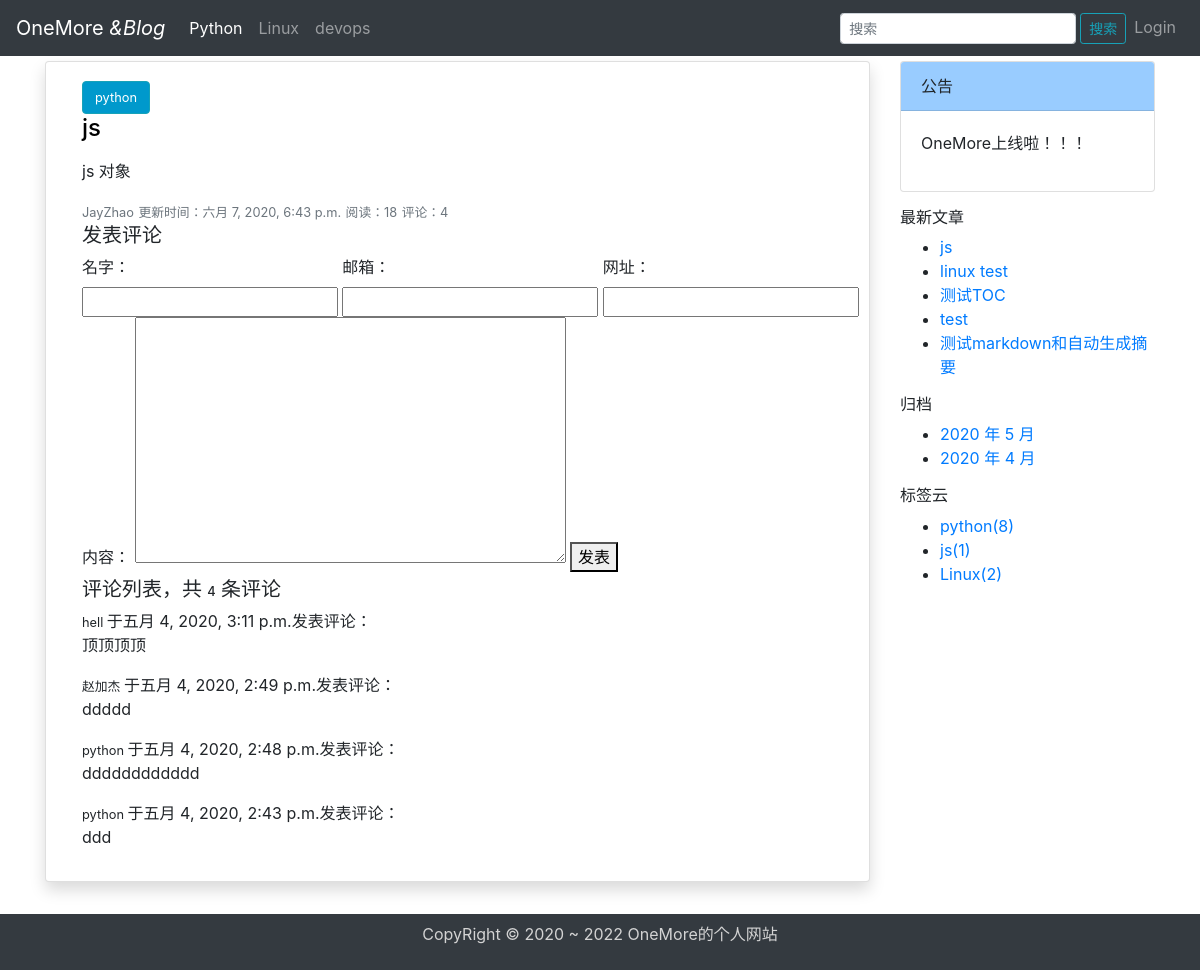
/posts/13/, run on the app's committed database.
### blog/models.py (models this page shows, shortened)
class Post(models.Model):
    title = models.CharField('标题',max_length=70)
    author = models.ForeignKey(User,verbose_name='作者',on_delete=models.CASCADE)
    body = models.TextField('正文')
    created_time = models.DateTimeField('创建时间',default=timezone.now)
    modified_time = models.DateTimeField('修改时间')
    views = models.PositiveIntegerField(default=0, editable=False)
    excerpt = models.CharField('摘要',max_length=200,blank=True)
    tags = models.ManyToManyField(Tag,verbose_name='标签',blank=True)
    class Meta:
        verbose_name = '文章'
        verbose_name_plural = verbose_name
    def save(self,*args,**kwargs):
        self.modified_time = timezone.now()
        md = markdown.Markdown(extensions=[
            'markdown.extensions.extra',
            'markdown.extensions.codehilite',
        ])
        self.excerpt = strip_tags(md.convert(self.body))[:100]
        super().save(*args,**kwargs)
    def get_absolute_url(self):
        return reverse('blog:detail',kwargs={'pk': self.pk})
    def increase_views(self):
        self.views += 1
        self.save(update_fields=['views'])

class Tag(models.Model):
    name = models.CharField(max_length=100)
    class Meta:
        verbose_name = '标签'
        verbose_name_plural = verbose_name

### comments/models.py (models this page shows, shortened)
class Comment(models.Model):
    name = models.CharField('名字',max_length=50)
    email = models.EmailField('邮箱')
    url = models.URLField('网址',blank=True)
    text = models.TextField('内容')
    created_time = models.DateTimeField('创建时间',default=timezone.now)
    post = models.ForeignKey('blog.Post',verbose_name='文章', on_delete=models.CASCADE)
    class Meta:
        verbose_name = '评论'
        verbose_name_plural = verbose_name

### blog/views.py (the view)
# urls.py: path('posts/<int:pk>/',views.PostDetailView.as_view(),name='detail'),
class PostDetailView(DetailView):
    model = Post
    template_name = 'blog/detail.html'
    context_object_name = 'post'
    def get(self,request,*args,**kwargs):
        response = super(PostDetailView, self).get(request, *args, **kwargs)
        self.object.increase_views()
        return response
    def get_object(self, queryset=None):
        post = super().get_object(queryset=None)
        md = markdown.Markdown(extensions=[
            'markdown.extensions.extra',
            'markdown.extensions.codehilite',
            'markdown.extensions.toc',
        ])
        post.body = md.convert(post.body)
        m = re.search(r'<div class="toc">\s*<ul>(.*)</ul>\s*</div>', md.toc, re.S)
        post.toc = m.group(1) if m is not None else ''
        return post

### comments/forms.py
class CommentForm(forms.ModelForm):
    class Meta:
        model = Comment
        fields = ['name','email','url','text']

### blog/templatetags/blog_extras.py (called while the page is built)
@register.inclusion_tag('blog/inclusions/_recent_posts.html', takes_context=True)
def show_recent_posts(context,num=5):
    return {
        'recent_post_list': Post.objects.all().order_by('-created_time')[:num],
    }

@register.inclusion_tag('blog/inclusions/_archives.html', takes_context=True)
def show_archives(context):
    return {
        'date_list':Post.objects.dates('created_time','month', order='DESC'),
    }

@register.inclusion_tag('blog/inclusions/_tags.html', takes_context=True)
def show_tags(context):
    tag_list = Tag.objects.annotate(num_posts=Count('post')).filter(num_posts__gt=0)
    return {
        'tag_list':tag_list,
    }

### comments/templatetags/comments_extras.py (called while the page is built)
@register.inclusion_tag('comments/inclusions/_form.html', takes_context=True)
def show_comment_form(context,post,form=None):
    if form is None:
        form = CommentForm()
    return {
        'form':form,
        'post':post,
    }

@register.inclusion_tag('comments/inclusions/_list.html', takes_context=True)
def show_comments(context, post):
    comment_list = post.comment_set.all().order_by('-created_time')
    comment_count = comment_list.count()
    return {
        'comment_count': comment_count,
        'comment_list': comment_list,
    }

### templates/blog/detail.html (shortened to what this page needs)
{% extends 'base.html' %}
{% load comments_extras %}
{% block main %}
<div class="card shadow p-3 mb-5 bg-white rounded">
    <div class="card-body ">
        <span class="btn btn-info tag">
            <a href="#" class="card-link">python</a>
        </span>
        <h4 class="card-title post post-{{ post.pk }} ">
            <a href="# " class="card-link ">{{ post.title }}</a></h4>
        <p class="card-text">
            {{ post.body|safe }}
        </p>
        <div class="card-text text-muted">
            <span class="post-author">{{ post.author }}</span>
            <span>更新时间：{{ post.modified_time }}</span>
            <span>阅读：{{ post.views }}</span>
            <span>评论：{{ post.comment_set.count }}</span>
        </div>
        <h5>发表评论</h5>
        {% show_comment_form post %}
        <div class="comment-list-panel">
            {% show_comments post %}
        </div>
    </div>
</div>
{% endblock main %}

### templates/comments/inclusions/_list.html
<h5>评论列表，共 <span>{{ comment_count }}</span> 条评论</h5>
<ul class="comment-list list-unstyled">
  {% for comment in comment_list %}
    <li class="comment-item">
      <span class="nickname">{{ comment.name }} </span>
      <time class="submit-date" datetime="{{ comment.created_time }}">于{{ comment.created_time }}发表评论：</time>
      <div class="text">
        {{ comment.text|linebreaks }}
      </div>
    </li>
  {% empty %}
    暂无评论
  {% endfor %}
</ul>

### templates/blog/inclusions/_recent_posts.html
<div class="widget widget-recent-posts">
  <h6 class="widget-title">最新文章</h6>
  <ul>
    {% for post in recent_post_list %}
      <li>
        <a href="{{ post.get_absolute_url }}">{{ post.title }}</a>
      </li>
    {% empty %}
      暂无文章！
    {% endfor %}
  </ul>
</div>

### templates/blog/inclusions/_tags.html
<div class="widget widget-tag-cloud">
  <h6 class="widget-title">标签云</h6>
  <ul>
    {% for tag in tag_list %}
      <li>
        <a href="{% url 'blog:tag' tag.pk %}">{{ tag.name }}<span class="post-count">({{ tag.num_posts }})</span></a>
      </li>
    {% empty %}
      暂无标签！
    {% endfor %}
  </ul>
</div>

### blog/static/blog/css/index.css (style rules this page uses)
.article .card { margin-bottom: 2rem!important; }
.article .card .card-body { padding-top: 0; padding-bottom: 0; }
.article .card .tag { background-color: #0099CC; margin-top: 3px; }
.article .card span a { color: #fff; }
.article .card h4 a { color: black; }
.article .card div span { font-size: 0.8rem; }

### data on the page
Post: title "js", body "js 对象", author "JayZhao", modified_time "六月 7, 2020, 6:43 p.m.", views "18", comment_set.count "4"
Comment: name "hell", created_time "五月 4, 2020, 3:11 p.m.", text "顶顶顶顶"
Comment: name "赵加杰", created_time "五月 4, 2020, 2:49 p.m.", text "ddddd"
Comment: name "python", created_time "五月 4, 2020, 2:48 p.m.", text "dddddddddddd"
Comment: name "python", created_time "五月 4, 2020, 2:43 p.m.", text "ddd"
Post: title "linux test"
Post: title "测试TOC"
Post: title "test"
Post: title "测试markdown和自动生成摘要"
Tag: name "python", num_posts "8"
Tag: name "js", num_posts "1"
Tag: name "Linux", num_posts "2"

### other printed values
{{ comment_count }} "4"
{{ date.year }} "2020" "2020"
{{ date.month }} "5" "4"
